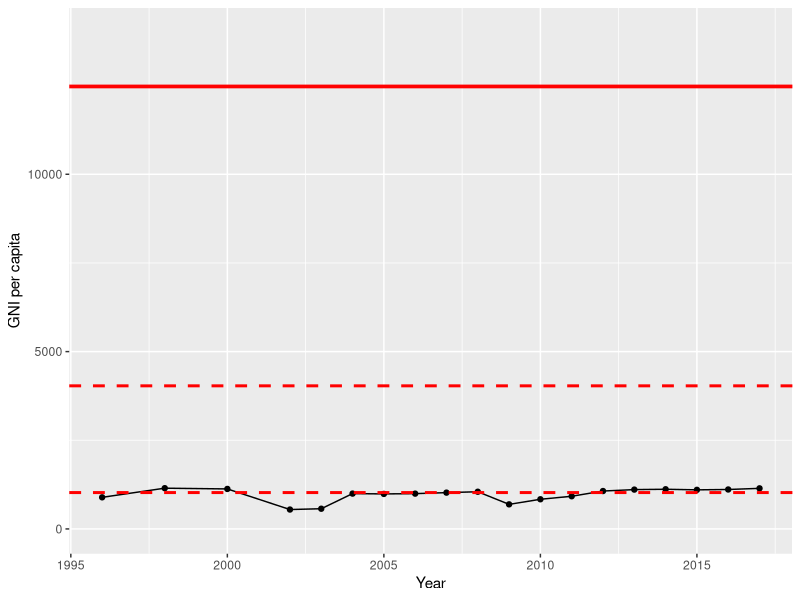
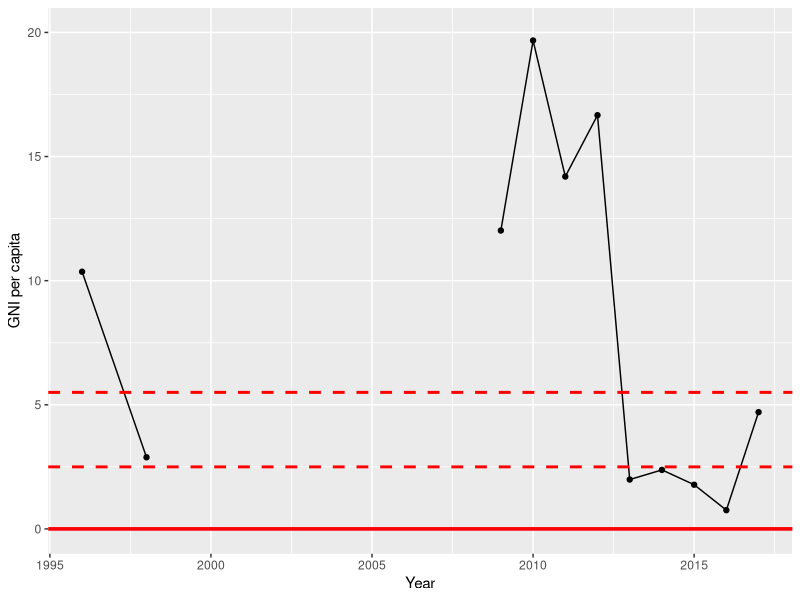

Write the R code that produced these figures, in order.
## ---- chunk 1
knitr::opts_chunk$set(echo = TRUE)
## ---- chunk 2

library(readr)
library(dplyr)

developmentData <- read_csv("WGI2popDevIneqPovRegimeConflict1V2.csv")

developmentVariables <- c("country", "iso3c", "date","GNIperCapita","devCategory")
developmentData <- developmentData[developmentVariables]


# data by country
# country = x
x <- developmentData[developmentData$country == "Zimbabwe",]
x

## ---- chunk 3

library(readr)
library(dplyr)

GDPgrowthData <- read_csv("WGI2popDevIneqPovRegimeConflict1V2.csv")

# addind a category of GDP growth
# -Inf to 0: negative growth
# 0 to 2.4: slow growth
# 2.5 to 5.4: moderate growth
# 5.5 and more: fast growth

GDPgrowthData <- GDPgrowthData %>% mutate(GDPgrowthCategory4=cut(GDPannualGrowthRate, breaks=c(-Inf, 0, 2.5, 5.5, Inf), labels=c("negative grwoth","slow growth","moderate growth", "fast growth")))

GDPgrowthDataVariables <- c("country", "iso3c", "date", "GDPannualGrowthRate", "GDPgrowthCategory4")
GDPgrowthData <- GDPgrowthData[GDPgrowthDataVariables]


# data by country
# country = x
x1 <- GDPgrowthData[GDPgrowthData$country == "Zimbabwe",]
x1

## ---- chunk 4
# Development category
# 0-1025: Low Income
# 1026-4035: Lower Middle Income
# 4036-12475:Upper Middle Income
# 12476 and more: High Income

library(ggplot2)
developmentTrend <- ggplot(data=x, aes(x=date, y=GNIperCapita)) +
  geom_line()+
  geom_point() +
  geom_hline(yintercept=1025, linetype="dashed", color = "red", size = 1) +
  geom_hline(yintercept=4035, linetype="dashed", color = "red", size = 1) +
  geom_hline(yintercept=12476, color = "red", size = 1.25) +
  ylim(0, 14000) + 
  xlab("Year") +
  ylab("GNI per capita")

plot(developmentTrend)

# To save the figure:
# png("developmentTrend.png")
# 
# plot(developmentTrend)
# 
# dev.off()

## ---- chunk 5
# Development category
# -Inf to 0: negative growth
# 0 to 2.4: slow growth
# 2.5 to 5.4: moderate growth
# 5.5 and more: fast growth

library(ggplot2)
growthTrend <- ggplot(data=x1, aes(x=date, y=GDPannualGrowthRate)) +
  geom_line()+
  geom_point() +
  geom_hline(yintercept=2.5, linetype="dashed", color = "red", size = 1) +
  geom_hline(yintercept=5.5, linetype="dashed", color = "red", size = 1) +
  geom_hline(yintercept=0, color = "red", size = 1.25) +
  ylim(0, 20) + 
  xlab("Year") +
  ylab("GNI per capita")

plot(growthTrend)

# To save the figure:
# png("growthTrend.png")
# 
# plot(growthTrend)
# 
# dev.off()

